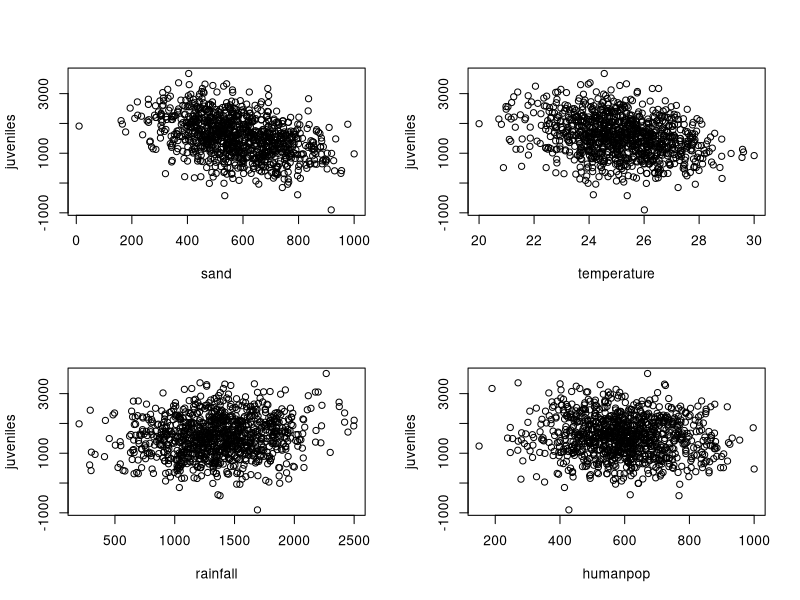
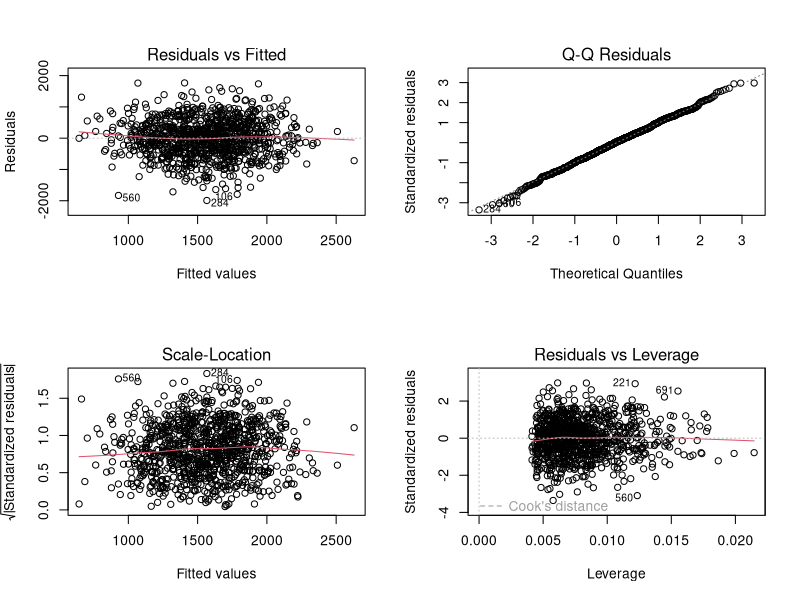
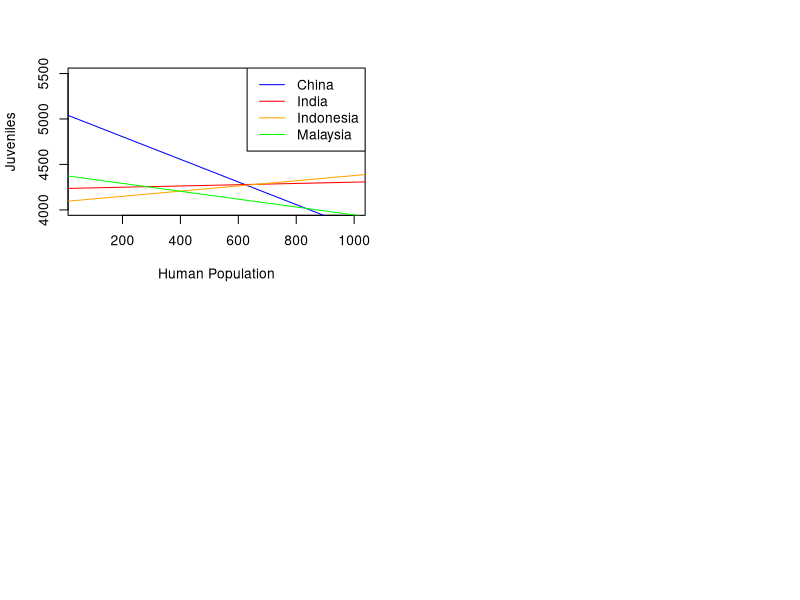
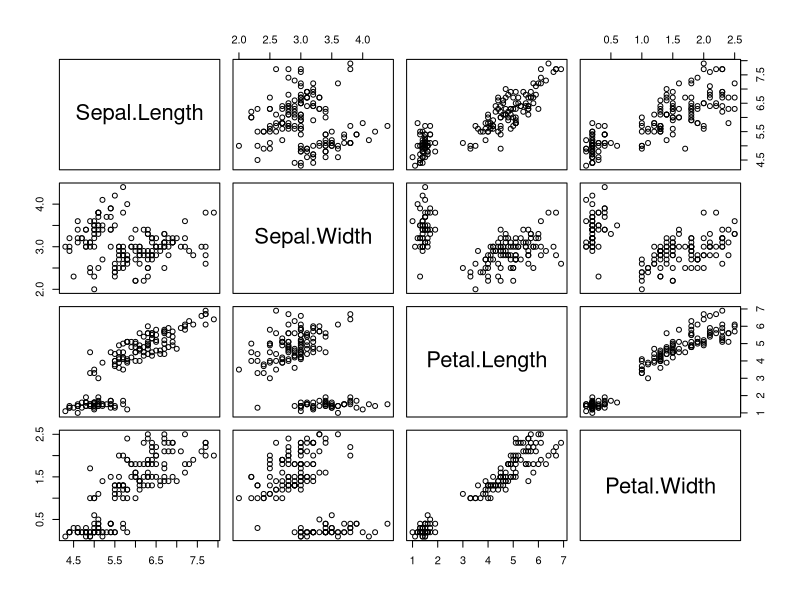
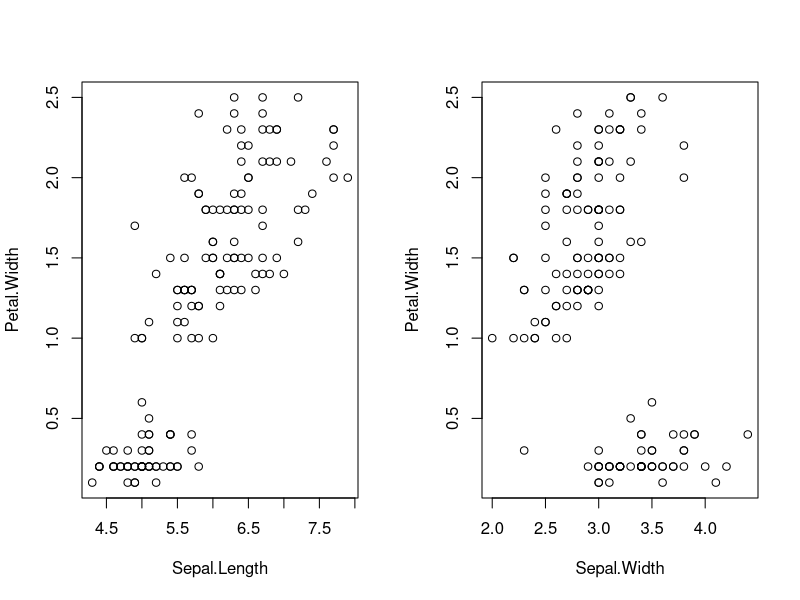

Write R code to recreate these figures, in order.
## ---- chunk 1
# Load libraries
library(dplyr)  # for data manipulation
library(car)  # for equal variance test
library(lmtest)  # for lm assumption test

# Read in data
dataset <- read.csv("../data/lab8/sanddata.csv", sep = ",", header = T,comment.char = "#", stringsAsFactors = T)
head(dataset, 3)
## ---- chunk 2
# check multicollinearity
cor(dataset[, -6], dataset[,-6])  # get corr, exclude col 6

# get linear model
linmod <- lm(juveniles ~ sand + temperature + rainfall + humanpop + country, data=dataset)

# check linear relationship
par(mfrow = c(2,2))
plot(juveniles ~ sand, data = dataset)
plot(juveniles ~ temperature, data = dataset)
plot(juveniles ~ rainfall, data = dataset)
plot(juveniles ~ humanpop, data = dataset)

# check residual homoscedasticity and normality
par(mfrow = c(2,2))
plot(linmod)

# get results
summary(linmod)
## ---- chunk 3
table(dataset$country)

# use India as baseline intercept
dataset.releveled <- dataset %>%
  mutate(country=relevel(country, ref='India'))  # relevel India to the first

# rerun the linear model
linmod2 <- lm(juveniles ~ sand + temperature + rainfall + humanpop + country, data = dataset.releveled)
summary(linmod2)
## ---- chunk 4
# get model
anomod <- aov(juveniles ~ sand + temperature + rainfall + humanpop + country, data = dataset)

# check the assumption of equal variance
leveneTest(juveniles ~ country, data = dataset)  # from the result, met

# get model results
summary(anomod)

# do Tukey HSD to see which groups are different
tukey.mat <- TukeyHSD(anomod)$country
tukey.mat
## ---- chunk 5
i.significant <- tukey.mat[,4]<0.05
tukey.mat[i.significant,]
## ---- chunk 6
# change the order of the variables
anomod3 <- aov(juveniles ~ temperature + rainfall + humanpop + country + sand, data = dataset)
summary(anomod3)

## ---- chunk 7
linmod5 <- lm(juveniles ~ sand + temperature + rainfall + humanpop + country + humanpop*country, data = dataset)
summary(linmod5)

# visualize
plot(1:1000, rep(-100, 1000), ylim = c(4000, 5500), xlim = c(50, 1000), xlab = 'Human Population', ylab = 'Juveniles')
abline(a = 5054.11977, b = -1.24563, col = 'blue') # China
abline(a = 5054.11977 - 818.65030, b = -1.24563 + 1.31526, col = 'red') # India
abline(a = 5054.11977 - 961.39246 , b = -1.24563 + 1.53082, col = 'orange') # Indonesia
abline(a = 5054.11977 - 676.65413, b = -1.24563 + 0.81239, col = 'green') # Malaysia
legend("topright", legend=c("China", "India", "Indonesia", "Malaysia"),
       col=c("blue", "red", "orange", "green"), lty=1)
## ---- chunk 8
iris <- iris %>%
  mutate(Species=as.factor(Species))
head(iris, 3)
## ---- chunk 9
# plot relationship
pairs(iris[,-5])  # scatter plot of the continuous variables

# check for multicollinearity
cor(iris[,-5], iris[,-5])
## ---- chunk 10
mod <- lm(Petal.Width~Sepal.Length+Sepal.Width+Species, data=iris)
summary(mod)

# linear relationship
par(mfrow = c(1,2))
plot(Petal.Width ~ Sepal.Length, data=iris)
plot(Petal.Width ~ Sepal.Width, data=iris)

# Homoscedasticity
bptest(mod)

# Error Normality
shapiro.test(residuals(mod))
## ---- chunk 11
summary(mod)
